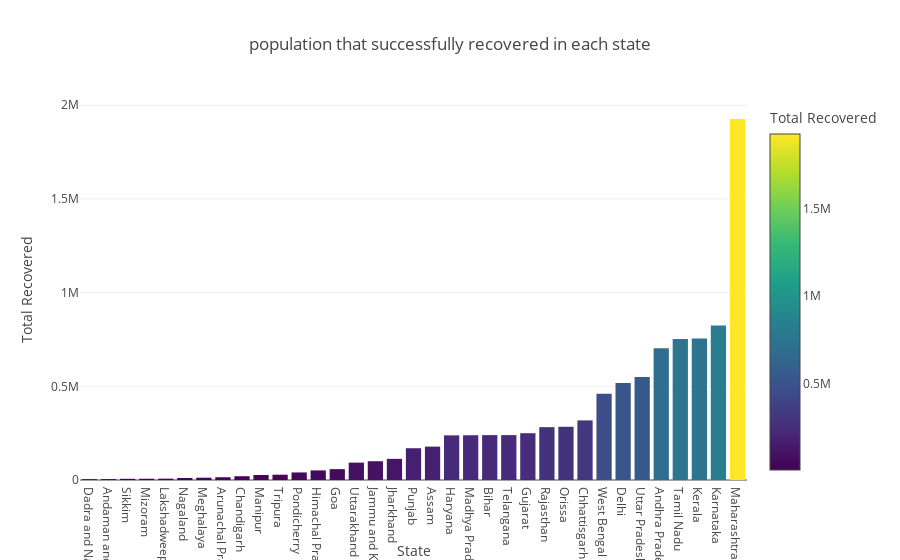

Source (notebook cell):
### Code cell
fig = px.bar(plot_recovered, x='State',y='Total Recovered', color='Total Recovered',
            title='population that successfully recovered in each state',template='xgridoff')

fig.show()

### Figure 1 — Plotly figure (JSON) as saved in the notebook; plotly's stock layout.template omitted (floating-point values rounded to 4 significant figures)
{"data": [{"alignmentgroup": "True", "hovertemplate": "State=%{x}<br>Total Recovered=%{marker.color}<extra></extra>", "legendgroup": "", "marker": {"color": [4341.0, 4723.0, 6296.0, 6691.0, 7120.0, 10840.0, 12190.0, 14650.0, 20170.0, 26690.0, 28270.0, 40270.0, 51210.0, 57980.0, 92690.0, 100200.0, 112800.0, 169400.0, 178100.0, 238200.0, 238800.0, 239500.0, 239500.0, 249700.0, 282000.0, 284000.0, 317900.0, 460400.0, 517800.0, 549800.0, 703600.0, 752500.0, 755500.0, 824800.0, 1926000.0], "coloraxis": "coloraxis", "pattern": {"shape": ""}}, "name": "", "offsetgroup": "", "orientation": "v", "showlegend": false, "textposition": "auto", "type": "bar", "x": ["Dadra and Nagar Haveli", "Andaman and Nicobar Islands", "Sikkim", "Mizoram", "Lakshadweep", "Nagaland", "Meghalaya", "Arunachal Pradesh", "Chandigarh", "Manipur", "Tripura", "Pondicherry", "Himachal Pradesh", "Goa", "Uttarakhand", "Jammu and Kashmir", "Jharkhand", "Punjab", "Assam", "Haryana", "Madhya Pradesh", "Bihar", "Telangana", "Gujarat", "Rajasthan", "Orissa", "Chhattisgarh", "West Bengal", "Delhi", "Uttar Pradesh", "Andhra Pradesh", "Tamil Nadu", "Kerala", "Karnataka", "Maharashtra"], "xaxis": "x", "y": [4341.0, 4723.0, 6296.0, 6691.0, 7120.0, 10840.0, 12190.0, 14650.0, 20170.0, 26690.0, 28270.0, 40270.0, 51210.0, 57980.0, 92690.0, 100200.0, 112800.0, 169400.0, 178100.0, 238200.0, 238800.0, 239500.0, 239500.0, 249700.0, 282000.0, 284000.0, 317900.0, 460400.0, 517800.0, 549800.0, 703600.0, 752500.0, 755500.0, 824800.0, 1926000.0], "yaxis": "y"}], "layout": {"barmode": "relative", "coloraxis": {"colorbar": {"title": {"text": "Total Recovered"}}, "colorscale": [[0, "#440154"], [0.1111, "#482878"], [0.2222, "#3e4989"], [0.3333, "#31688e"], [0.4444, "#26828e"], [0.5556, "#1f9e89"], [0.6667, "#35b779"], [0.7778, "#6ece58"], [0.8889, "#b5de2b"], [1, "#fde725"]]}, "legend": {"tracegroupgap": 0}, "title": {"text": "population that successfully recovered in each state"}, "xaxis": {"anchor": "y", "domain": [0, 1], "title": {"text": "State"}}, "yaxis": {"anchor": "x", "domain": [0, 1], "title": {"text": "Total Recovered"}}}}
